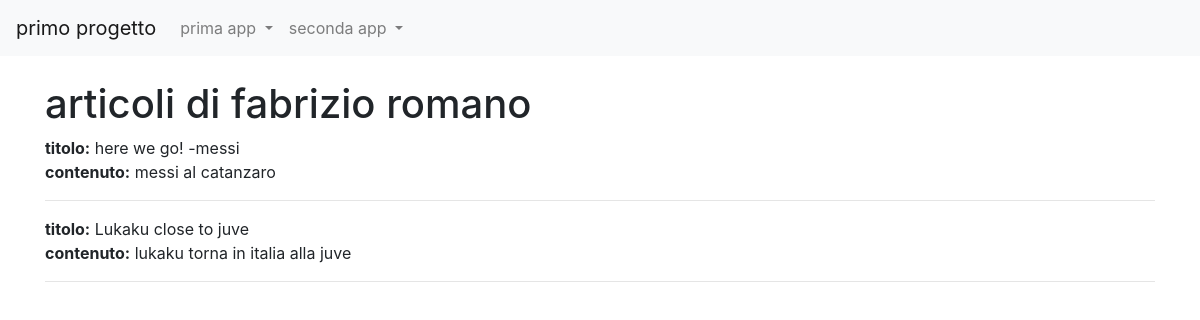
The app's page /news/lista_articoli/6 with its own data.
### news/models.py (models this page shows, shortened)
class Articolo(models.Model):
    titolo = models.CharField(max_length=100)
    contenuto = models.TextField()
    giornalista = models.ForeignKey(Giornalista, on_delete=models.CASCADE, related_name="articoli")
    data = models.DateField(auto_now=True, blank=True)
    visualizzazioni = models.IntegerField(default=0, blank=True)
    class Meta:
        verbose_name="Articolo"
        verbose_name_plural="Articoli"

class Giornalista(models.Model):
    nome = models.CharField(max_length=20)
    cognome = models.CharField(max_length=20)
    anno_di_nascita = models.DateField(blank=True)
    def __str__(self):
        return self.nome + " " + self.cognome
    class Meta:
        verbose_name="Giornalista"
        verbose_name_plural="giornalisti"

### news/views.py (the view)
# urls.py: path('lista_articoli/<int:pk>', lista_articoli_giornalista, name="lista_articoli"),
def lista_articoli_giornalista(request,pk = None):
    if(pk==None):
        articoli = Articolo.objects.all()
    else:
        articoli = Articolo.objects.filter(giornalista_id = pk)
    context = {
        "articoli": articoli,
        "pk": pk,
    }
    return render(request,"lista_articoli.html", context)

### news/templates/lista_articoli.html (shortened to what this page needs)
{% extends "base.html" %}
{% block content %}
    {% if pk %}
        <h1>articoli di {{articoli.0.giornalista}}</h1>
        {% for articolo in articoli %}
            <b>titolo:</b> {{ articolo.titolo }}<br>
            <b>contenuto:</b> {{ articolo.contenuto }}<br>
            <hr>
        {% endfor %}
 {% endif %}
{% endblock content %}

### records on screen
Articolo: giornalista.cognome "fabrizio romano", titolo "here we go! -messi", contenuto "messi al catanzaro"
Articolo: titolo "Lukaku close to juve", contenuto "lukaku torna in italia alla juve"
